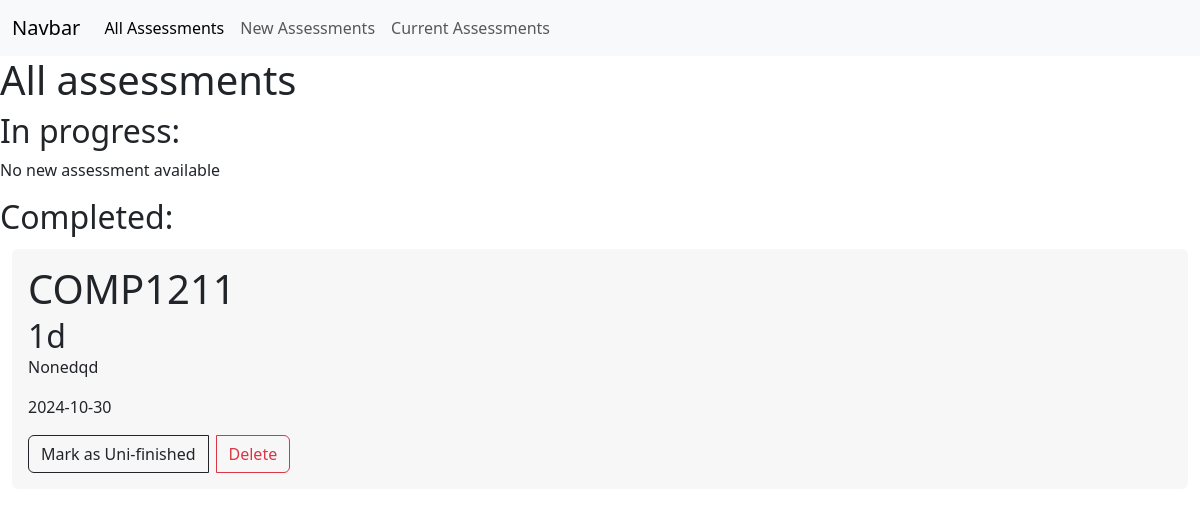
Before: / with the older database file.
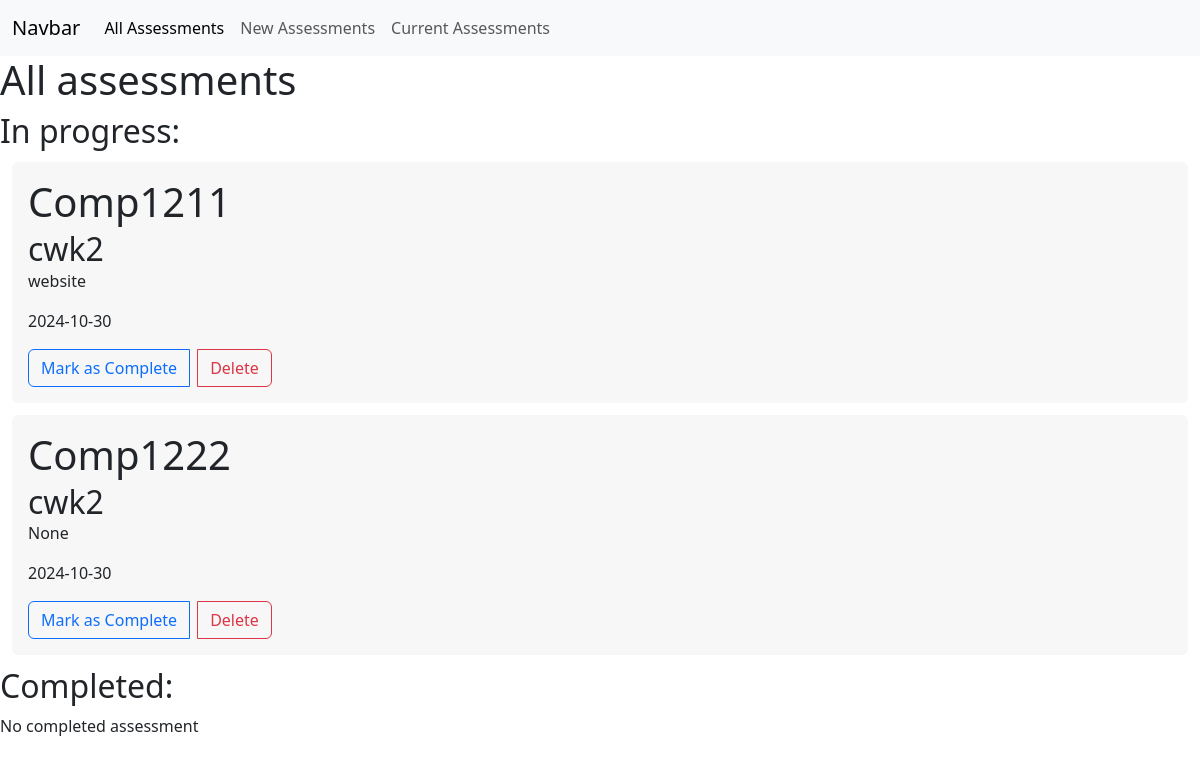
After: the same page with the newer database file.
### app/models.py (models this page shows)
class Assessment(db.Model):
    id = db.Column(db.Integer, primary_key=True)
    Code = db.Column(db.String(500), index=True)
    Title = db.Column(db.String(500))
    Date = db.Column(db.DateTime)
    Description = db.Column(db.String(500))
    Complete = db.Column(db.Boolean, default=False)

### app/views.py (the view)
@app.route('/')
def index():
    new_assessment = Assessment.query.filter_by(Complete=False).first()
    old_assessment = Assessment.query.filter_by(Complete=True).first()
    message1 = None
    if not new_assessment:
        message1 = "No new assessment available"
    message2 = None
    if not old_assessment:
        message2 = "No completed assessment"
    rows = Assessment.query.all()
    return render_template('home.html', rows=rows, message1=message1, message2=message2)

### app/templates/home.html (shortened to what this page needs)
{% extends "base.html" %}
 {% block content %}
 <h1>All assessments</h1>
 <h2>In progress:</h2>
 {% if message1 %}
        <p>{{ message1 }}</p>
{% endif %}
 {% for row in rows %}
 {% if not row.Complete%}
     <div class="card" >
     <div class="card-body">
         <h1 class="card-title">{{row.Code}}</h1>
         <h2 class="card-subtitle">{{row.Title}}</h2>
         <p class="card-text">{{row.Description}}</p>
         <p class="card-text">{{row.Date.strftime('%Y-%m-%d')}}</p>
         <div class="btn-group" role="group" aria-label="Basic example">
            <a href="{{ url_for('complete', id=row.id) }}" class="btn btn-outline-primary mr-2">Mark as Complete</a>
             <a href="{{ url_for('delete', id=row.id) }}" class="btn btn-outline-danger mr-2">Delete</a>
         </div>
     </div>
     </div>
 {% endif %}
{% endfor %}
 <h2>Completed:</h2>
 {% if message2 %}
        <p>{{ message2 }}</p>
{% endif %}
{% for row in rows %}
{% if  row.Complete%}
    <div class="card" >
    <div class="card-body">
        <h1 class="card-title">{{row.Code}}</h1>
        <h2 class="card-subtitle">{{row.Title}}</h2>
        <p class="card-text">{{row.Description}}</p>
        <p class="card-text">{{row.Date.strftime('%Y-%m-%d')}}</p>
        <div class="btn-group" role="group" aria-label="Basic example">
            <a href="{{ url_for('unfinish', id=row.id) }}" class="btn btn-outline-dark mr-2">Mark as Uni-finished</a>
            <a href="{{ url_for('delete', id=row.id) }}" class="btn btn-outline-danger mr-2">Delete</a>
        </div>
    </div>
    </div>
{% endif %}
{% endfor %}
{% endblock %}

### app/templates/base.html (shortened to what this page needs)
<!DOCTYPE html>
<html lang="en">
<head>
    <link rel="stylesheet" href="https://stackpath.bootstrapcdn.com/bootstrap/4.2.1/css/bootstrap.min.css">
    <link href="https://cdn.jsdelivr.net/npm/bootstrap@5.3.3/dist/css/bootstrap.min.css" rel="stylesheet">
    <link rel="stylesheet" href="to-do-list/app/static/New.css">
    <link rel="stylesheet" href="{{ url_for('static', filename='current.css') }}">
</head>
<body>
    <html>
        <head>
        </head>
        <body>
          <nav class="navbar navbar-expand-lg bg-body-tertiary">
            <div class="container-fluid">
              <a class="navbar-brand" href="#">Navbar</a>
              <div class="collapse navbar-collapse" id="navbarNav">
                <ul class="navbar-nav">
                  <li class="nav-item">
                    <a class="nav-link active" aria-current="page" href="/">All Assessments</a>
                  </li>
                  <li class="nav-item">
                    <a class="nav-link" href="/New">New Assessments</a>
                  </li>
                  <li class="nav-item">
                    <a class="nav-link" href="/current">Current Assessments</a>
                  </li>
                </ul>
              </div>
            </div>
          </nav>
          <div>
            {% block content %}{% endblock %}
          </div>
        </body>
      </html>
</body>
</html>

### app/static/current.css (style rules this page uses)
.card { margin: 1%; background-color: rgba(234, 234, 234, 0.392); border: none; }

Changed rows visible on the page:
removed Assessment: Code "COMP1211", Title "1d", Description "Nonedqd", Date "2024-10-30", shown under "Completed:"
added Assessment: Code "Comp1211", Title "cwk2", Description "website", Date "2024-10-30", shown under "In progress:"
added Assessment: Code "Comp1222", Title "cwk2", Description "None", Date "2024-10-30", shown under "In progress:"
Other visible differences:
{{ message2 }}: (not shown) → "No completed assessment"
{{ message1 }}: "No new assessment available" → (not shown)
